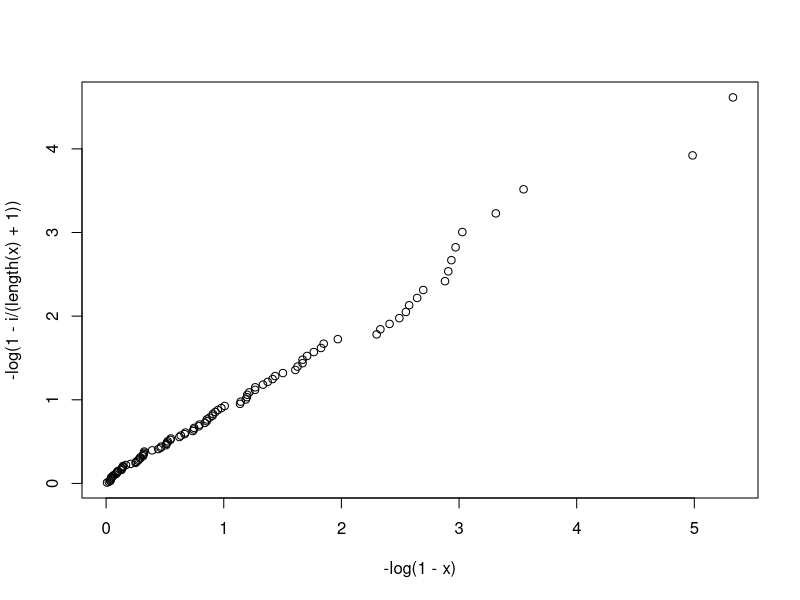
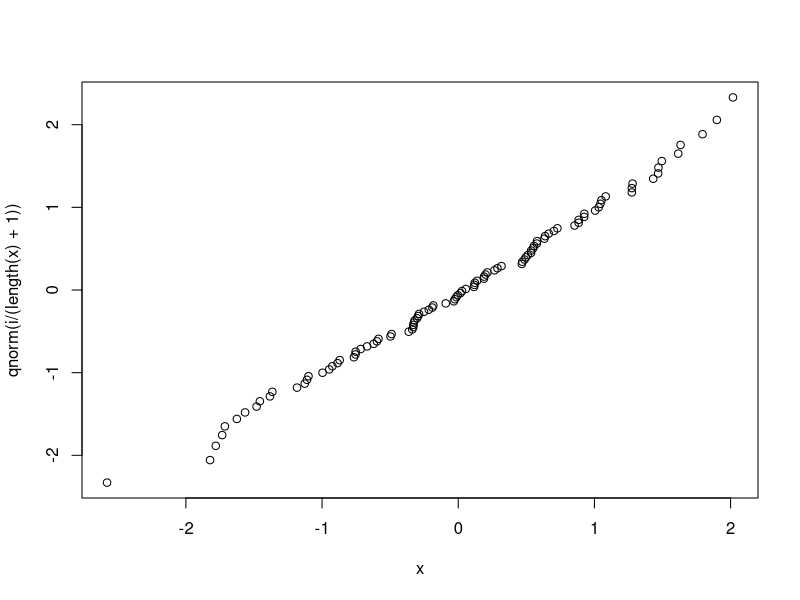
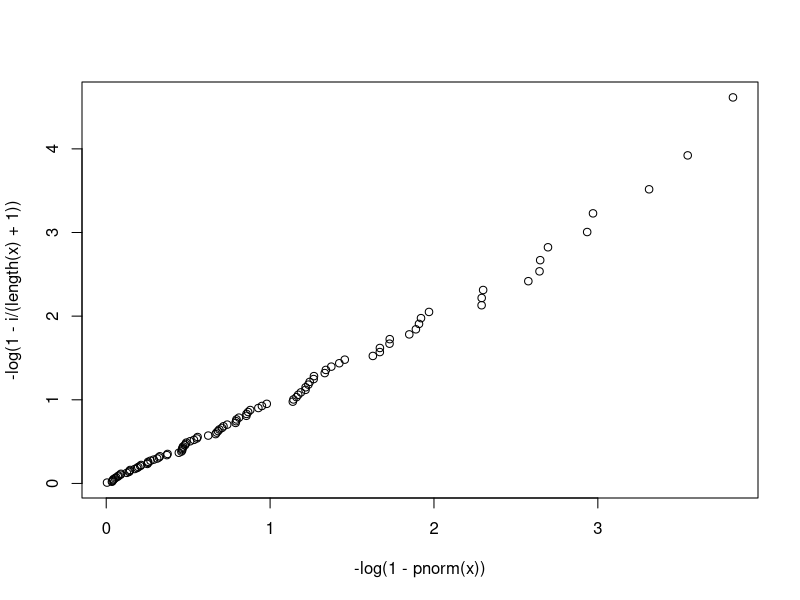
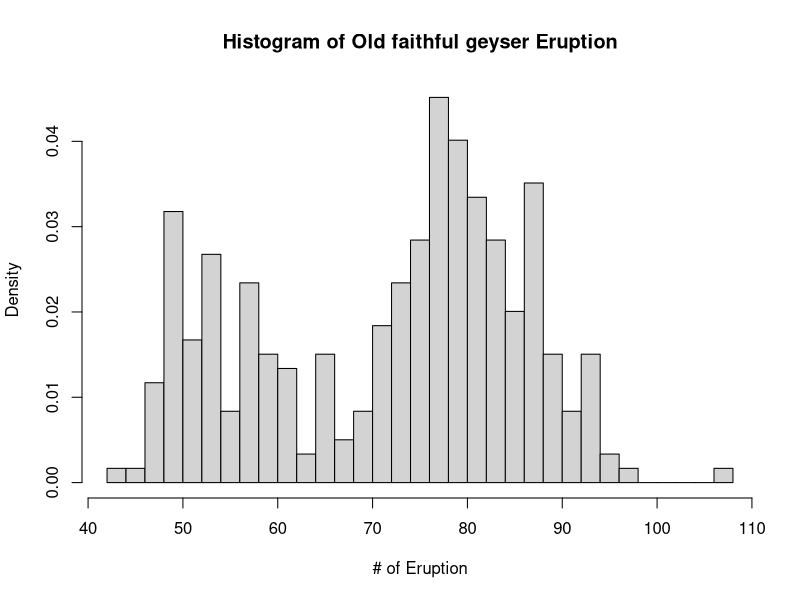
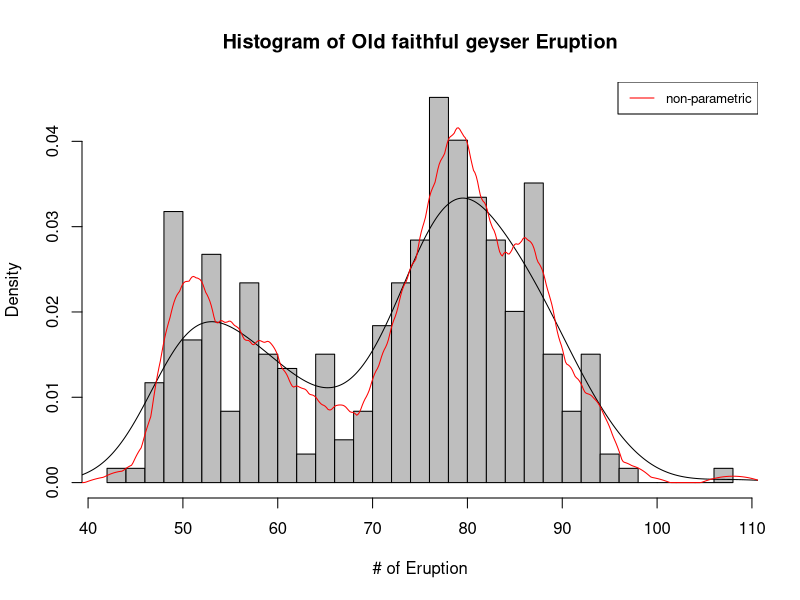
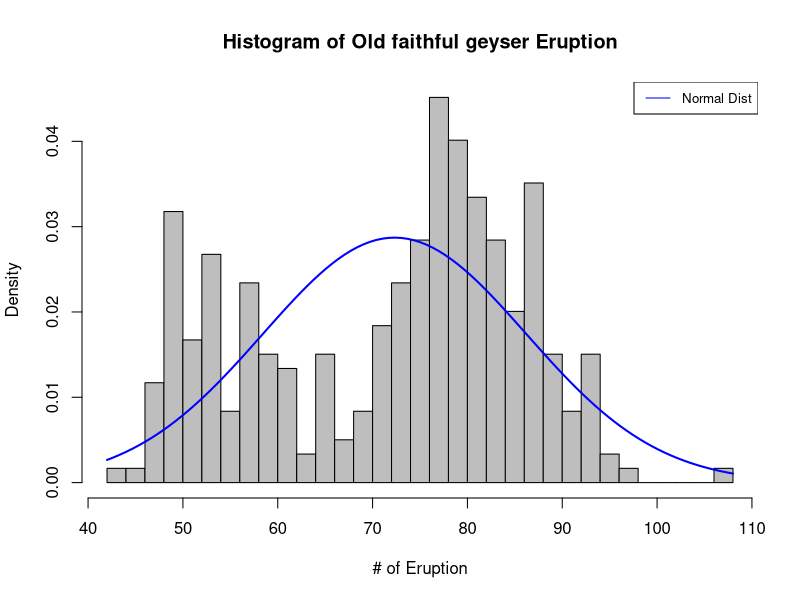
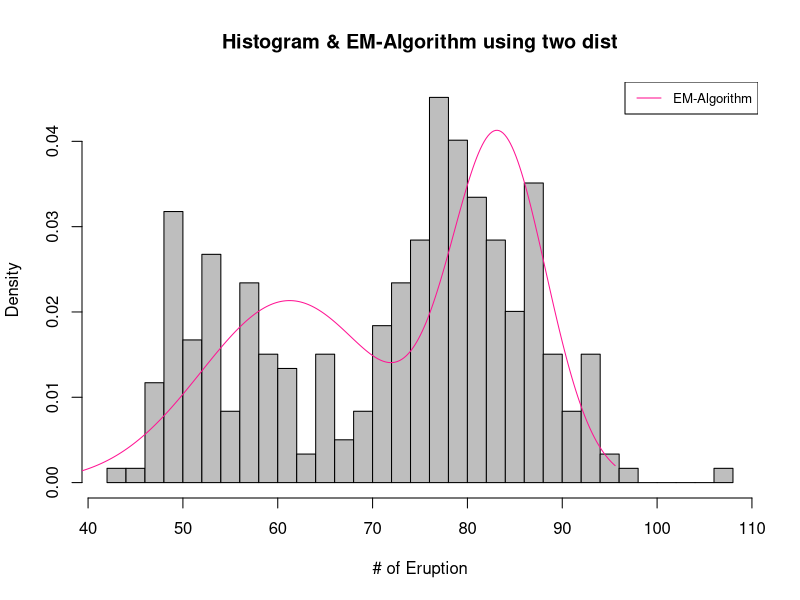
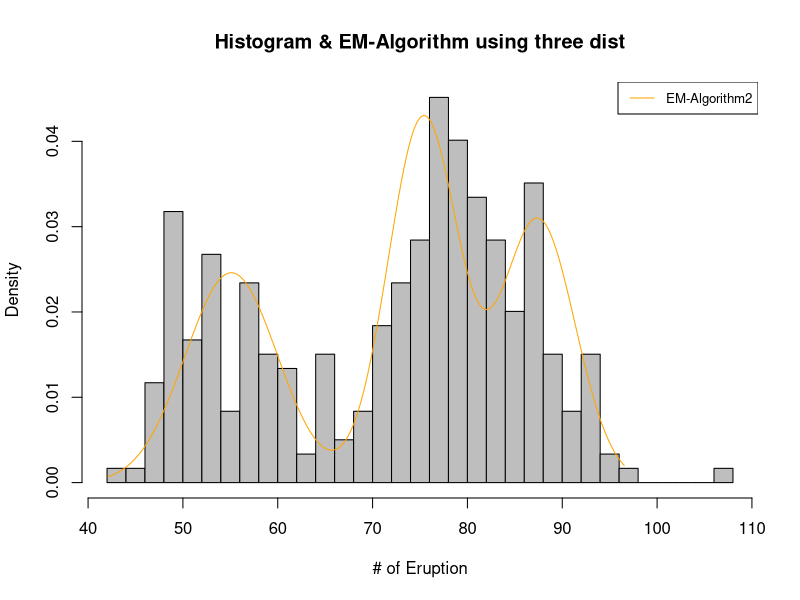

These figures' R source, in order:
## ---- chunk 1
set.seed(2020311194)
# 100 sample form uniform
a <- runif(100)
x <- sort(a)

#check plot
i <- 1:100
plot(-log(1-x),-log(1-i/(length(x)+1)))

#check the difference of two values

c <- rep(0,length(x))
for (i in 1:length(x)){
  c[i] <- x[i] - qunif(i/(length(x)+1))
}
c
sum(c)
## ---- chunk 2
set.seed(2020311194)
a <- rnorm(100,0,1)
x <- sort(a)
i <- 1:length(a)
#Q-Q plot
plot(x,qnorm(i/(length(x)+1)))

#-log(1-F(X)) vs -log(1-i/(n+1))

plot(-log(1-pnorm(x)), -log(1-i/(length(x)+1)))



## ---- chunk 3
boy <- c(1,1,1,1,2,2,2,2,3,3,3,3,4,4,4,4,5,5,5,5,6,6,6,6,7,7,7,7,8,8,8,8,9,9,9,9,10,10,10,10,
         11,11,11,11,12,12,12,12,13,13,13,13,14,14,14,14,15,15,15,15,16,16,16,16,17,17,17,17,18,18,18,18,
         19,19,19,19,20,20,20,20)
age <- rep(c(8,8.5,9,9.5),4)
height <- c(47.8,48.8,49,49.7,46.4,47.3,47.7,48.4,
            46.3,48.8,47.8,48.5,45.1,45.3,46.1,47.2,
            47.6,48.5,48.9,49.3,52.5,53.2,53.3,53.7,
            51.2,53,54.3,54.5,49.8,50,50.3,52.7,
            48.1,50.8,52.3,54.5,45,47,47.3,48.3,
            51.2,51.4,51.6,51.9,48.5,49.2,53,55.5,
            52.1,52.8,53.7,55,48.2,48.9,49.3,49.8,
            49.6,50.4,51.2,51.8,50.7,51.8,52.7,53.3,
            47.2,47.7,48.4,49.5,53.3,54.6,55.1,55.3,
            46.2,47.5,48.1,48.4,46.3,47.6,51.3,51.8)
data <- cbind(boy,age,height)
colnames(data) <- c('boy','age','height')
data <- as.data.frame(data)

#CRBD

data$age <- as.factor(data$age)
data.crbd.aov <- aov(height~age+boy,data=data)
summary(data.crbd.aov)



## ---- chunk 4

#Contrast Method
age8 <- data[data$age==8,3]
age8.5 <- data[data$age==8.5,3]
age9 <- data[data$age==9,3]
age9.5 <- data[data$age==9.5,3]

m <- cbind(age8,age8.5,age9,age9.5)
#sample covariance matrix
mean <- apply(m,2,mean)
cov <- cov(m)
mean <- matrix(mean,4,1)


c1 <- rbind(c(1,-1,0,0),c(0,0,1,-1),c(1,1,-1,-1))
c2 <- rbind(c(-3,-1,1,3),c(1,-1,-1,1),c(-1,3,-3,1))

test_statistics1 <- 20*t(c1%*%mean)%*%solve(c1%*%cov%*%t(c1))%*%(c1%*%mean)
test_statistics1
qf(0.975,1,76)

test_statistics2 <- 20*t(c2%*%mean)%*%solve(c2%*%cov%*%t(c2))%*%(c2%*%mean)
test_statistics2
qf(0.975,1,76)
## ---- chunk 5
library(gee)
gee <- gee(height~age+boy, family='gaussian',id=boy,corstr='exchangeable', data=data)
summary(gee)


## ---- chunk 6
library(nlme)
mm <- lme(height~age,random=~age|boy,data=data)
anova(mm)
summary(mm)
## ---- chunk 7
#gee
no <- c(283,30,140,21,274,26,134,18,266,32,134,14)
yes <- c(17,20,12,14,24,26,14,21,28,24,22,17)
previous <- c(0,1,0,1,0,1,0,1,0,1,0,1)
s <- c(0,0,1,1,0,0,1,1,0,0,1,1)
t <- c(10,10,10,10,9,9,9,9,8,8,8,8)
data <- cbind(no,yes,previous,s,t)
data <- as.data.frame(data)

library(gee)
gee <- gee(cbind(yes,no)~previous+s+t,id=1:nrow(data),family=binomial,corstr='exchangeable',data=data)
summary(gee)
## ---- chunk 8
#regressive logistic model
fit1 <- glm(cbind(yes,no)~previous+s+t,family=binomial, data=data)
summary(fit1)
## ---- chunk 9
geyser <- c(80,71,57,80,75,77,60,86,77,56,81,50,89,54,90,73,60,83,65,82,84,
            54,85,58,79,57,88,68,76,78,74,85,75,65,76,58,91,50,87,48,93,54,
            86,53,78,52,83,60,87,49,80,60,92,43,89,60,84,69,74,71,108,50,77,
            57,80,61,82,48,81,73,62,79,54,80,73,81,62,81,71,79,81,74,59,81,
            66,87,53,80,50,87,51,82,58,81,49,92,50,88,62,93,56,89,51,79,58,
            82,52,88,52,78,69,75,77,53,80,55,87,53,85,61,93,54,76,80,81,59,
            86,78,71,77,76,94,75,50,83,82,72,77,75,65,79,72,78,77,79,75,78,
            64,80,49,88,54,86,51,96,50,80,78,81,72,75,78,87,69,55,83,49,82,
            57,84,57,84,73,78,57,79,57,90,62,87,78,52,98,48,78,79,65,84,50,
            83,60,80,50,88,50,84,74,76,65,89,49,88,51,78,85,65,75,77,69,92,
            68,87,61,81,55,93,53,84,70,73,93,50,87,77,74,72,82,74,80,49,91,
            53,86,49,79,89,87,76,59,80,89,45,93,72,71,54,79,74,65,78,57,87,
            72,84,47,84,57,87,68,86,75,73,53,82,93,77,54,96,48,89,63,84,76,
            62,83,50,85,78,78,81,78,76,74,81,66,84,48,93,47,87,51,78,54,87,  
            52,85,58,88,79)
hist(geyser,main='Histogram of Old faithful geyser Eruption', xlab='# of Eruption',prob=T,breaks=30)
## ---- chunk 10
hist(geyser,main='Histogram of Old faithful geyser Eruption', xlab='# of Eruption',prob=T,col='grey',breaks=30)
lines(density(geyser))
lines(density(geyser,bw=1.5,kernel="epanechnikov"),col='red')
legend('topright',legend='non-parametric',col='red',lty=1:2,cex=0.8)

## ---- chunk 11

hist(geyser,main='Histogram of Old faithful geyser Eruption', xlab='# of Eruption',prob=T,col='grey',breaks=30)
curve(dnorm(x, mean=mean(geyser), sd=sd(geyser)), 
      col="blue", lwd=2, add=T, yaxt="n")
legend('topright',legend='Normal Dist',col='blue',lty=1:2,cex=0.8)
## ---- chunk 12
library(MASS)
x <- sort(geyser)
a <-x[1:149]
b <- x[150:299]
fitdistr(a,'normal')
fitdistr(b,'normal')
set.seed(2020311194)
x1 <- rnorm(149,60,9)
x2 <- rnorm(150,83,5)
p <- 0.5
x1_mean <- 60
x1_sd <- 8
x2_mean <- 83
x2_sd <-6
x <- c(x1,x2)


for (i in 1:length(geyser)){
  den_x <- p*dnorm(x, x1_mean, x1_sd) + (1-p)*dnorm(x, x2_mean, x2_sd)
  p1 <-  p*dnorm(x, x1_mean, x1_sd)/den_x
  p2 <-  1 - p1

  pi <- sum(p1)/length(geyser)
x1_mean <- sum(p1*x)/sum(p1)
x2_mean <- sum(p2*x)/sum(p2)
  newx1_sd <- sum(p1 *(x-x1_mean)^2)/ sum(p1)
  x1_sd<- sqrt(newx1_sd)
  newx2_sd <- sum(p2 *(x-x2_mean)^2)/ sum(p2)
  x2_sd<- sqrt(newx2_sd)
}

x<-seq(min(x),max(x),len=299)
density_em2 <- p*dnorm(x,x1_mean,x1_sd) + (1-p)*dnorm(x,x2_mean,x2_sd)


hist(geyser,main='Histogram & EM-Algorithm using two dist', xlab='# of Eruption',prob=T,col='grey',breaks=30)
lines(x,density_em2,col='deeppink')
legend('topright',legend='EM-Algorithm',col='deeppink',lty=1:2,cex=0.8)

pi ; x1_mean; x1_sd; x2_mean ; x2_sd
## ---- chunk 13
x <- sort(geyser)
a <-x[1:99]
b <- x[100:199]
c <- x[200:299]
fitdistr(a,'normal')
fitdistr(b,'normal')
fitdistr(c,'normal')

set.seed(2020311194)
x1 <- rnorm(99,55,5)
x2 <- rnorm(100,75,3.5)
x3 <- rnorm(100,86,4.7)
pi1 <- 0.3
pi2 <- 0.4
x1_mean <- 55
x1_sd <- 6
x2_mean <- 75
x2_sd <-4

x3_mean <- 86
x3_sd <- 5
x <- c(x1,x2,x3)


for (i in 1:length(geyser)){
  den_x <- pi1*dnorm(x, x1_mean, x1_sd) + pi2*dnorm(x, x2_mean, x2_sd)+
  (1-pi1-pi2)*dnorm(x, x3_mean, x3_sd)
  p1 <-  pi1*dnorm(x, x1_mean, x1_sd)/den_x
  p2 <-  pi2*dnorm(x, x2_mean, x2_sd)/den_x
  p3 <- 1-p1-p2
  
  new_p1 <- sum(p1)/length(geyser)
   new_p2 <- sum(p2)/length(geyser)
 
  
x1_mean <- sum(p1*x)/sum(p1)
x2_mean <- sum(p2*x)/sum(p2)
x3_mean <- sum(p3*x)/sum(p3)
  newx1_sd <- sum(p1 *(x-x1_mean)^2)/ sum(p1)
  x1_sd<- sqrt(newx1_sd)
  newx2_sd <- sum(p2 *(x-x2_mean)^2)/ sum(p2)
  x2_sd<- sqrt(newx2_sd)
  newx3_sd <- sum(p3 *(x-x3_mean)^2)/ sum(p3)
  x3_sd<- sqrt(newx3_sd)
}

x<-seq(min(x),max(x),len=299)
density_em3 <- pi1*dnorm(x,x1_mean,x1_sd) + pi2*dnorm(x,x2_mean,x2_sd)+
(1-pi1-pi2)*dnorm(x,x3_mean,x3_sd)


hist(geyser,main='Histogram & EM-Algorithm using three dist', xlab='# of Eruption',prob=T,col='grey',breaks=30)
lines(x,density_em3,col='orange')
legend('topright',legend='EM-Algorithm2',col='orange',lty=1:2,cex=0.8)

new_p1 ; new_p2 ; x1_mean; x1_sd; x2_mean ; x2_sd ; x3_mean ; x3_sd

## ---- chunk 14
hist(geyser,main='Histogram of Old faithful geyser Eruption', xlab='# of Eruption',prob=T,breaks=30)
lines(density(geyser,bw=1.5,kernel="epanechnikov"),col='red')
curve(dnorm(x, mean=mean(geyser), sd=sd(geyser)), 
      col="blue", lwd=2, add=T, yaxt="n")
lines(x,density_em2,col='deeppink')
lines(x,density_em3,col='orange')
legend('topright',legend=c('non-parametric','Normal','EM-ALgorithm','EM-Algorithm2'),
       col=c('red','blue','deeppink','orange'),lty=1:4,cex=0.8)
